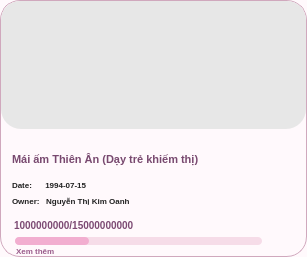
     <widget class="QFrame" name="card10">
      <property name="geometry">
       <rect>
        <x>381</x>
        <y>512</y>
        <width>307</width>
        <height>257</height>
       </rect>
      </property>
      <property name="styleSheet">
       <string notr="true">QFrame{
    background:#FFF9FC;
    border:1px solid #D0A8BD;
    border-radius:20px;
}</string>
      </property>
      <widget class="QLabel" name="card10Image">
       <property name="geometry">
        <rect>
         <x>1</x>
         <y>1</y>
         <width>305</width>
         <height>128</height>
        </rect>
       </property>
       <property name="styleSheet">
        <string notr="true">QLabel{
    border:none;
    border-top-left-radius:19px;
    border-top-right-radius:19px;
    background:#E7E7E7;
}</string>
       </property>
       <property name="pixmap">
        <pixmap>campaign10.png</pixmap>
       </property>
       <property name="scaledContents">
        <bool>true</bool>
       </property>
      </widget>
      <widget class="QLabel" name="card10Title">
       <property name="geometry">
        <rect>
         <x>12</x>
         <y>138</y>
         <width>282</width>
         <height>42</height>
        </rect>
       </property>
       <property name="styleSheet">
        <string notr="true">QLabel{
    color:#78496F;
    font-size:11px;
    font-weight:800;
    background:transparent;
    border:none;
}</string>
       </property>
       <property name="text">
        <string>Mái ấm Thiên Ân (Dạy trẻ khiếm thị)</string>
       </property>
       <property name="wordWrap">
        <bool>true</bool>
       </property>
      </widget>
      <widget class="QLabel" name="card10Date">
       <property name="geometry">
        <rect>
         <x>12</x>
         <y>177</y>
         <width>145</width>
         <height>16</height>
        </rect>
       </property>
       <property name="styleSheet">
        <string notr="true">QLabel{
    color:#222;
    font-size:8px;
    font-weight:500;
    background:transparent;
    border:none;
}</string>
       </property>
       <property name="text">
        <string>Date:      1994-07-15</string>
       </property>
      </widget>
      <widget class="QLabel" name="card10Owner">
       <property name="geometry">
        <rect>
         <x>12</x>
         <y>193</y>
         <width>190</width>
         <height>16</height>
        </rect>
       </property>
       <property name="styleSheet">
        <string notr="true">QLabel{
    color:#222;
    font-size:8px;
    font-weight:500;
    background:transparent;
    border:none;
}</string>
       </property>
       <property name="text">
        <string>Owner:   Nguyễn Thị Kim Oanh</string>
       </property>
      </widget>
      <widget class="QLabel" name="card10Money">
       <property name="geometry">
        <rect>
         <x>14</x>
         <y>215</y>
         <width>210</width>
         <height>20</height>
        </rect>
       </property>
       <property name="styleSheet">
        <string notr="true">QLabel{
    color:#7C4A73;
    font-size:10px;
    font-weight:900;
    background:transparent;
    border:none;
}</string>
       </property>
       <property name="text">
        <string>1000000000/15000000000</string>
       </property>
      </widget>
      <widget class="QProgressBar" name="card10Progress">
       <property name="geometry">
        <rect>
         <x>15</x>
         <y>237</y>
         <width>247</width>
         <height>8</height>
        </rect>
       </property>
       <property name="styleSheet">
        <string notr="true">QProgressBar{
    background:#F6DCE8;
    border:none;
    border-radius:4px;
}
QProgressBar::chunk{
    background:#F2AED0;
    border-radius:4px;
}</string>
       </property>
       <property name="value">
        <number>30</number>
       </property>
       <property name="textVisible">
        <bool>false</bool>
       </property>
      </widget>
      <widget class="QLabel" name="card10More">
       <property name="geometry">
        <rect>
         <x>16</x>
         <y>243</y>
         <width>80</width>
         <height>16</height>
        </rect>
       </property>
       <property name="styleSheet">
        <string notr="true">QLabel{
    color:#9A5C8B;
    font-size:8px;
    font-weight:700;
    background:transparent;
    border:none;
}</string>
       </property>
       <property name="text">
        <string>Xem thêm</string>
       </property>
      </widget>
     </widget>
